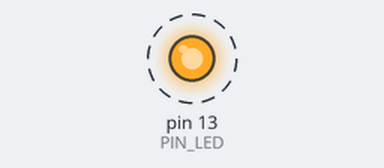
Bench run of a sketch on a simulated Arduino Uno, built with avr-gcc and run on an emulated ATmega328P. On the bench: output pins drawn as LEDs (lit = HIGH). Dashed ring = blinking. What the sketch prints to the serial monitor is not drawn.

Above: at 0.5 s.
Timing chart, 0 to 4.6 s (numbered marks = the images above):
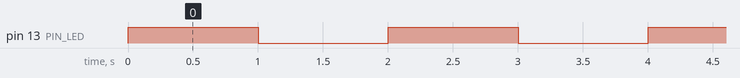

Measured:
- by itself, pin 13 (PIN_LED): alternates HIGH for 1.0 s and LOW for 1.0 s

The sketch:

04_example_3.ino.ino
```cpp
#define PIN_LED 13
unsigned int count, toggle;

void setup() {
  pinMode(PIN_LED, OUTPUT);
  Serial.begin(115200);
  while (!Serial) {
    ;
  }

  Serial.println("Hello World!");
  count = toggle= 0;
  digitalWrite(PIN_LED, toggle);
}

void loop() {
  Serial.println(++count);
  toggle = toggle_state(count);
  digitalWrite(PIN_LED, toggle);
  delay(1000);
  Serial.println(--count);
  toggle = toggle_state(count);
  digitalWrite(PIN_LED, toggle);
  delay(1000);
}

int toggle_state(int toggle) {
  return toggle;
}
```
